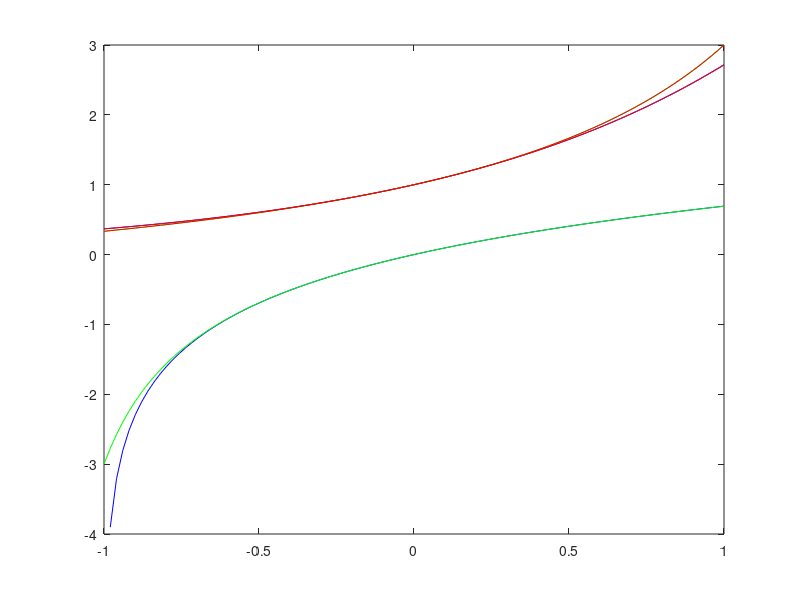

Reproduce this figure in MATLAB.
%a
x = linspace(-1,1);
f = exp(x);
r11 = (1+0.5*x)./(1-0.5*x);
r22 = (1+0.5*x+(1/12)*(x.^2))./(1-0.5*x+(1/12)*(x.^2));
plot(x,f,'Color','blue')
hold on;
plot(x,r11,'Color','green')
hold on;
plot(x,r22,'Color','red')

%b
x = linspace(-1,1);
f = log(1+x);
r22 = (x+0.5*(x.^2))./(1+x+(1/6)*(x.^2));
r31 = (x+0.25*(x.^2)-(1/24)*(x.^3))./(1+0.75*x);
plot(x,f, 'Color', 'blue')
hold on;
plot(x,r11, 'Color', 'red')
hold on;
plot(x,r22, 'Color', 'green')
